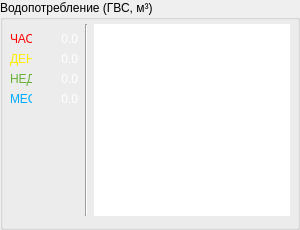
                 <widget class="QGroupBox" name="box_HotWaterCon">
                  <property name="sizePolicy">
                   <sizepolicy hsizetype="Preferred" vsizetype="Preferred">
                    <horstretch>0</horstretch>
                    <verstretch>0</verstretch>
                   </sizepolicy>
                  </property>
                  <property name="maximumSize">
                   <size>
                    <width>300</width>
                    <height>16777215</height>
                   </size>
                  </property>
                  <property name="title">
                   <string>Водопотребление (ГВС, м³)</string>
                  </property>
                  <layout class="QGridLayout" name="gridLayout_6">
                   <property name="leftMargin">
                    <number>7</number>
                   </property>
                   <property name="topMargin">
                    <number>4</number>
                   </property>
                   <property name="rightMargin">
                    <number>7</number>
                   </property>
                   <item row="0" column="0">
                    <layout class="QFormLayout" name="formLayout_9">
                     <property name="topMargin">
                      <number>8</number>
                     </property>
                     <property name="rightMargin">
                      <number>0</number>
                     </property>
                     <property name="bottomMargin">
                      <number>4</number>
                     </property>
                     <item row="0" column="0">
                      <widget class="QLabel" name="lbl_ReadOnly65">
                       <property name="maximumSize">
                        <size>
                         <width>22</width>
                         <height>15</height>
                        </size>
                       </property>
                       <property name="text">
                        <string>&lt;html&gt;&lt;head/&gt;&lt;body&gt;&lt;p&gt;&lt;span style=&quot; color:#ff0000;&quot;&gt;ЧАС&lt;/span&gt;&lt;/p&gt;&lt;/body&gt;&lt;/html&gt;</string>
                       </property>
                      </widget>
                     </item>
                     <item row="0" column="1">
                      <widget class="QPushButton" name="lbl_HourHWaterConsumption">
                       <property name="minimumSize">
                        <size>
                         <width>41</width>
                         <height>0</height>
                        </size>
                       </property>
                       <property name="baseSize">
                        <size>
                         <width>40</width>
                         <height>0</height>
                        </size>
                       </property>
                       <property name="styleSheet">
                        <string notr="true">QPushButton {	
	border: none;
	background: none;
	color: white; 
	font: 9pt &quot;Segoe UI Semilight&quot;; 
	text-align: right; 
	padding-right: 1px;
	min-width: 40px;
}

QPushButton:hover {
	color: rgb(70, 175, 38);
}

QPushButton:pressed {
	color: rgb(47, 105, 23);
}</string>
                       </property>
                       <property name="text">
                        <string>0.0</string>
                       </property>
                      </widget>
                     </item>
                     <item row="1" column="0">
                      <widget class="QLabel" name="lbl_ReadOnly66">
                       <property name="maximumSize">
                        <size>
                         <width>22</width>
                         <height>15</height>
                        </size>
                       </property>
                       <property name="text">
                        <string>&lt;html&gt;&lt;head/&gt;&lt;body&gt;&lt;p&gt;&lt;span style=&quot; color:#ffee00;&quot;&gt;ДЕН&lt;/span&gt;&lt;/p&gt;&lt;/body&gt;&lt;/html&gt;</string>
                       </property>
                      </widget>
                     </item>
                     <item row="1" column="1">
                      <widget class="QPushButton" name="lbl_DailyHWaterConsumption">
                       <property name="minimumSize">
                        <size>
                         <width>41</width>
                         <height>0</height>
                        </size>
                       </property>
                       <property name="baseSize">
                        <size>
                         <width>40</width>
                         <height>0</height>
                        </size>
                       </property>
                       <property name="styleSheet">
                        <string notr="true">QPushButton {	
	border: none;
	background: none;
	color: white; 
	font: 9pt &quot;Segoe UI Semilight&quot;; 
	text-align: right; 
	padding-right: 1px;
	min-width: 40px;
}

QPushButton:hover {
	color: rgb(70, 175, 38);
}

QPushButton:pressed {
	color: rgb(47, 105, 23);
}</string>
                       </property>
                       <property name="text">
                        <string>0.0</string>
                       </property>
                      </widget>
                     </item>
                     <item row="2" column="0">
                      <widget class="QLabel" name="lbl_ReadOnly67">
                       <property name="maximumSize">
                        <size>
                         <width>22</width>
                         <height>15</height>
                        </size>
                       </property>
                       <property name="text">
                        <string>&lt;html&gt;&lt;head/&gt;&lt;body&gt;&lt;p&gt;&lt;span style=&quot; color:#66b036;&quot;&gt;НЕД&lt;/span&gt;&lt;/p&gt;&lt;/body&gt;&lt;/html&gt;</string>
                       </property>
                      </widget>
                     </item>
                     <item row="2" column="1">
                      <widget class="QPushButton" name="lbl_WeeklyHWaterConsumption">
                       <property name="minimumSize">
                        <size>
                         <width>41</width>
                         <height>0</height>
                        </size>
                       </property>
                       <property name="baseSize">
                        <size>
                         <width>40</width>
                         <height>0</height>
                        </size>
                       </property>
                       <property name="styleSheet">
                        <string notr="true">QPushButton {	
	border: none;
	background: none;
	color: white; 
	font: 9pt &quot;Segoe UI Semilight&quot;; 
	text-align: right; 
	padding-right: 1px;
	min-width: 40px;
}

QPushButton:hover {
	color: rgb(70, 175, 38);
}

QPushButton:pressed {
	color: rgb(47, 105, 23);
}</string>
                       </property>
                       <property name="text">
                        <string>0.0</string>
                       </property>
                      </widget>
                     </item>
                     <item row="3" column="0">
                      <widget class="QLabel" name="lbl_ReadOnly68">
                       <property name="maximumSize">
                        <size>
                         <width>22</width>
                         <height>15</height>
                        </size>
                       </property>
                       <property name="text">
                        <string>&lt;html&gt;&lt;head/&gt;&lt;body&gt;&lt;p&gt;&lt;span style=&quot; color:#00aaff;&quot;&gt;МЕС&lt;/span&gt;&lt;/p&gt;&lt;/body&gt;&lt;/html&gt;</string>
                       </property>
                      </widget>
                     </item>
                     <item row="3" column="1">
                      <widget class="QPushButton" name="lbl_MonthlyHWaterConsumption">
                       <property name="minimumSize">
                        <size>
                         <width>41</width>
                         <height>0</height>
                        </size>
                       </property>
                       <property name="baseSize">
                        <size>
                         <width>40</width>
                         <height>0</height>
                        </size>
                       </property>
                       <property name="styleSheet">
                        <string notr="true">QPushButton {	
	border: none;
	background: none;
	color: white; 
	font: 9pt &quot;Segoe UI Semilight&quot;; 
	text-align: right; 
	padding-right: 1px;
	min-width: 40px;
}

QPushButton:hover {
	color: rgb(70, 175, 38);
}

QPushButton:pressed {
	color: rgb(47, 105, 23);
}</string>
                       </property>
                       <property name="text">
                        <string>0.0</string>
                       </property>
                      </widget>
                     </item>
                    </layout>
                   </item>
                   <item row="0" column="1">
                    <widget class="Line" name="line_11">
                     <property name="orientation">
                      <enum>Qt::Vertical</enum>
                     </property>
                    </widget>
                   </item>
                   <item row="0" column="2">
                    <widget class="PlotWidget" name="plw_HWaterConsumption">
                     <property name="minimumSize">
                      <size>
                       <width>196</width>
                       <height>97</height>
                      </size>
                     </property>
                     <property name="maximumSize">
                      <size>
                       <width>196</width>
                       <height>16777215</height>
                      </size>
                     </property>
                     <property name="styleSheet">
                      <string notr="true">border: none</string>
                     </property>
                     <property name="interactive">
                      <bool>false</bool>
                     </property>
                    </widget>
                   </item>
                  </layout>
                 </widget>
